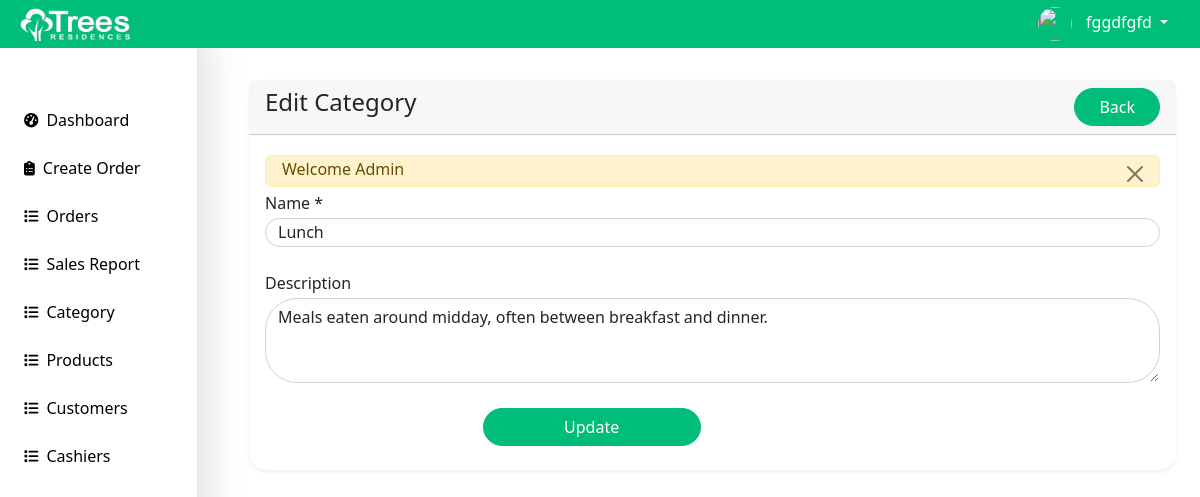
The page /cashier/categories-edit.php?id=2 (signed in) on the database its author committed.
### tables this page shows
CREATE TABLE `categories` (
  `id` int(11) NOT NULL,
  `name` varchar(255) NOT NULL,
  `description` mediumtext DEFAULT NULL
);

### cashier/categories-edit.php (the view, shortened to what this page needs)
<?php include('includes/header.php'); ?>
<div class="container-fluid">
    <div class="row">
        <div class="col-md-12 custom-mx">
            <div class="container-fluid bg-white">
                <div class="card mt-4 shadow-sm">
                    <div class="card-header">
                        <h4 class="mb-0">Edit Category
                            <a href="categories-list.php" class="btn btn-success float-end rounded-5 px-4">Back</a>
                        </h4>
                    </div>
                    <div class="card-body">
                        <form action="code.php" method="POST">
                        <?php
                        $parmValue = checkParamId('id');
                        $category = getById('categories',$parmValue);
                        if($category['status'] == 200)
                        {
                        ?>
                        <div class="row">
                            <div class="col-md-12 mb-4">
                                <label for="">Name *</label>
                                <input type="text" name="name" value="<?= $category['data']['name']; ?>" required class="form-control rounded-5">
                            </div>
                            <div class="col-md-12 mb-4">
                                <label for="">Description</label>
                                <textarea name="description" class="form-control rounded-5 h-75" rows="3"><?= $category['data']['description']; ?></textarea>
                            </div>
                            <div class="col-md-6 mb-2 text-end">
                                <button type="submit" name="updateCategory" class="btn btn-success rounded-5 w-50 px-2">Update</button>
                            </div>
                        </div>
                        <?php
                        } else {
                           echo '<h5>'.$category['message'].'</h5>';
                        }
                        ?>
                        </form>
                    </div>
                </div>
            </div>
        </div>
    </div>
</div>
<?php include('includes/footer.php'); ?>

### cashier/includes/header.php (style rules this page uses)
.container-fluid { background: #fff; }
.card { border-radius: 18px; border: 0px; background: #fff; }
.btn-success { background: #00BD79; color: white; border: 1px solid #00BD79; }

### cashier/includes/navbar.php (style rules this page uses)
.form-control { height: 1.8rem; margin-top: 3px; }

### rows shown on the page
categories: name "Lunch", description "Meals eaten around midday, often between breakfast and dinner."

### other values the page prints
$_SESSION['loggedInUser']['name'] "fggdfgfd"
$_SESSION['status'] "Welcome Admin"
